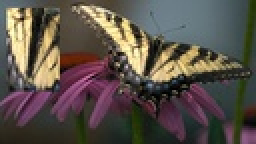
%> input picture BM3.jpg, 128 x 72 px, shrunk from 1000 x 560 before the run (shown 2 times larger)
$ octave YCbCr.m   (GNU Octave 9; MATLAB toolbox functions it lacks are replaced by stand-ins)
%> lines starting %> are read from the running program, lines starting %| are printed output that depends on the picture
%How to extract features of image using DCT
clc
clear all
close all
I = imread('BM3.jpg');
%> I is the input picture: size 72x128x3 uint8; mean R, G, B 90.4, 81.5, 73.6
K = imresize(I,[256 256]);
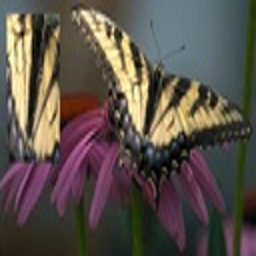
%> K: size 256x256x3 uint8; mean R, G, B 90.4, 81.5, 73.6
ycbcr = rgb2ycbcr(K);
%> ycbcr: size 256x256x3 uint8; mean of channels 1, 2, 3 87.5, 123.2, 132.5
figure(1),
imshow(ycbcr);
title('Image in RGB Color Space');
%a = 128+zeros(256,256);
    %Isolate Y.
Y = ycbcr(:,:,1);
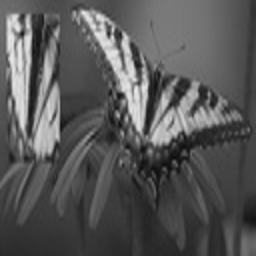
%> Y: size 256x256 uint8; min 16, max 231, mean 87.5
    %Isolate Cb.
Cb = ycbcr(:,:,2);
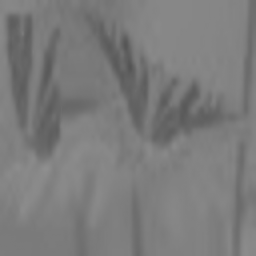
%> Cb: size 256x256 uint8; min 84, max 142, mean 123.2
    %Isolate Cr.
Cr= ycbcr(:,:,3);
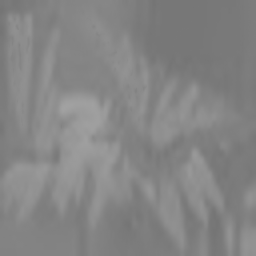
%> Cr: size 256x256 uint8; min 116, max 162, mean 132.5

figure(2), imshow(Y), title('Y ( Luminance component) Component')
    %Display the Cb Component.
figure(3), imshow(Cb), title('Cb (Chrominance component) Component')
     %Display the Cr Component.
 figure(4), imshow(Cr), title('Cr (Chrominance component ) Component')


groundTruth = imread('B3.jpg');
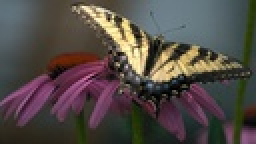
%> input picture B3.jpg, 128 x 72 px, shrunk from 1000 x 560 before the run (shown 2 times larger)
%> groundTruth is the input picture: size 72x128x3 uint8; mean R, G, B 82.4, 74.3, 70.1

sensitivityValues = zeros(256,1); % array to hold sensitivity values for different thresholds
specifityValues = zeros(256,1); % array to hold specifity values for different thresholds

for thresh = 0:1:255  % loop for every threshold value
    I = imread('BM3.jpg');
    %thresholding image
    for x=1:size(I,1)
        for y=1:size(I,2)
            if(I(x,y) <= thresh)
                I(x,y) = 0;
            else
                I(x,y) = 255;
            end
        end
    end
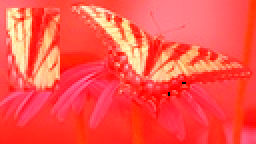
%> I: size 72x128x3 uint8 (shown 2 times larger); mean R, G, B 254.9, 81.5, 73.6

    TP = 0;
    FP = 0;
    TN = 0;
    FN = 0;

    %counting negatives and positives
    for x=1:size(I,1)
        for y=1:size(I,2)
            if(I(x,y) == 0) %negative
                if(groundTruth(x,y) == 0)% check if it is true negative using ground truth
                    TN = TN + 1;
                else
                    FN = FN + 1;
                end
            else % positive
                if(groundTruth(x,y) == 255)% check if it is true positive using ground truth
                    TP = TP + 1;
                else
                    FP = FP + 1;
                end
            end
        end
    end
%> after the loop, FN = 0; FP = 9157; TN = 4; TP = 55

    sensitivity = 1.0 * TP / (TP+FN); % calculate sensitivity
%> sensitivity = 1
    specifity = 1.0 * FP / (FP+TN); % calculate specificty
%> specifity = 1

    sensitivityValues(thresh+1) = sensitivity; %add to array
    specifityValues(thresh+1) = specifity; %add to array
end

%calculate nearest point to the left corner which is the best threshold value
%according to ROC
min = 1;
%> min = 1
for a= 1:256
    dist = sqrt((1-sensitivityValues(a))^2 + (0-specifityValues(a))^2);
    if(dist < min)
        min = dist;
        mina = a;
    end
end
disp(mina-1); % print best threshold value

%plot ROC
figure('Name','ROC','NumberTitle','off'),plot(specifityValues,sensitivityValues,'x');
xlabel('FP Fraction');
ylabel('TP Fraction');
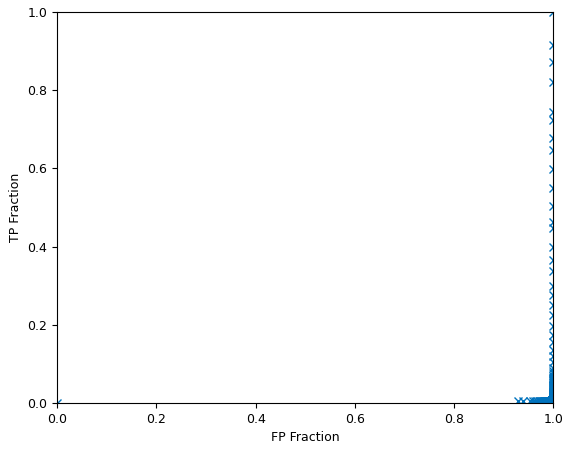
%> figure redrawn from the program's plot data


% [39 lines of commented-out code are left out]
